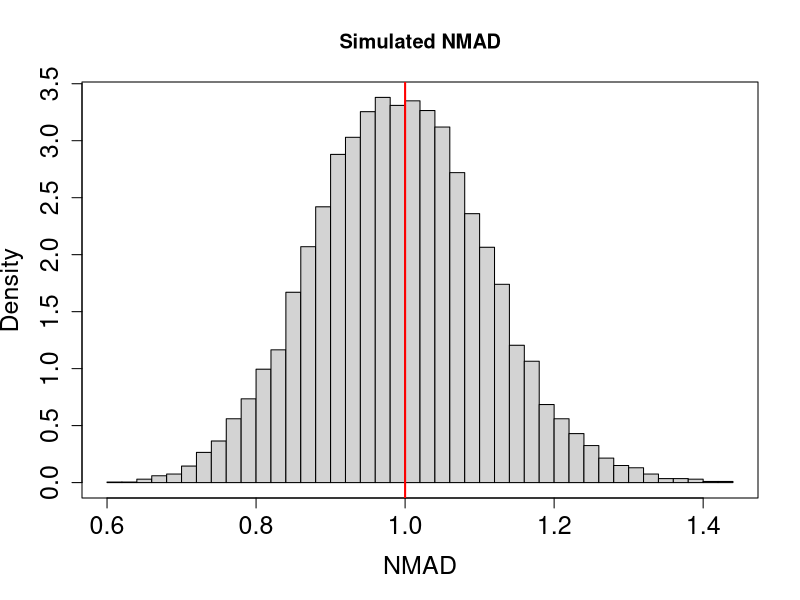
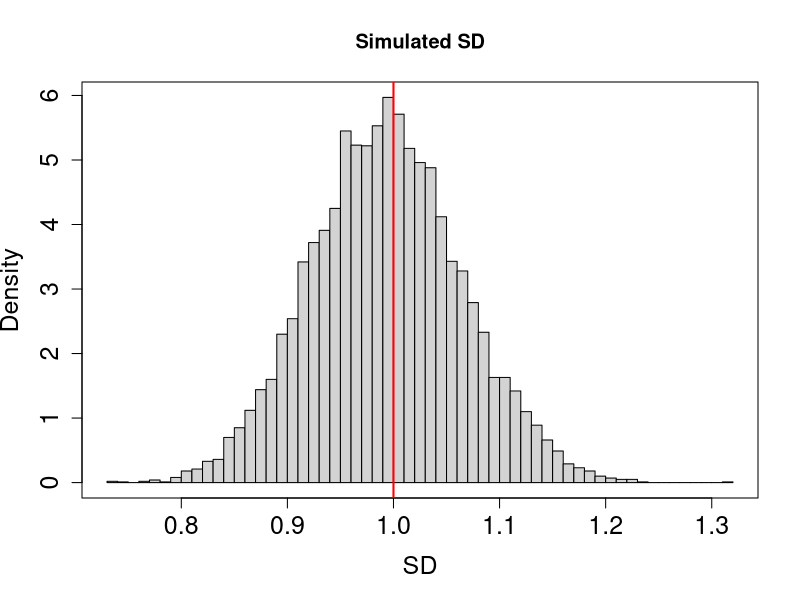
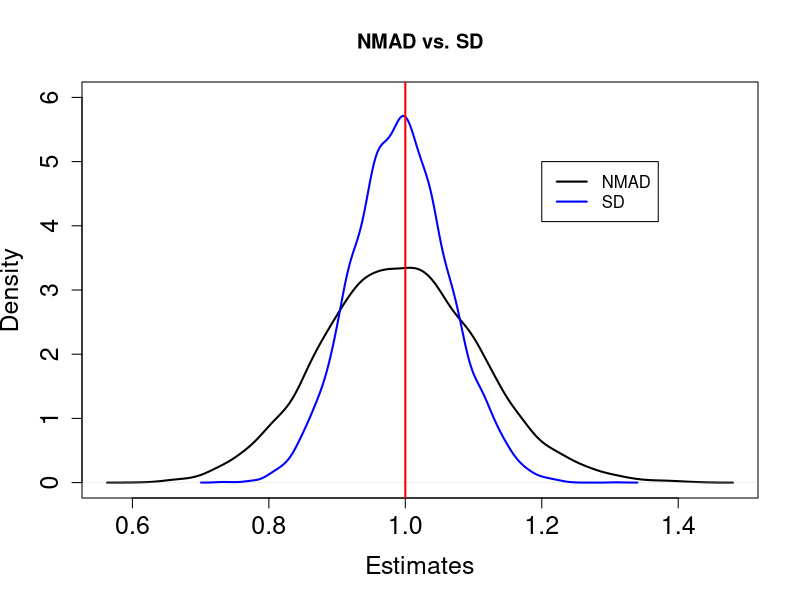
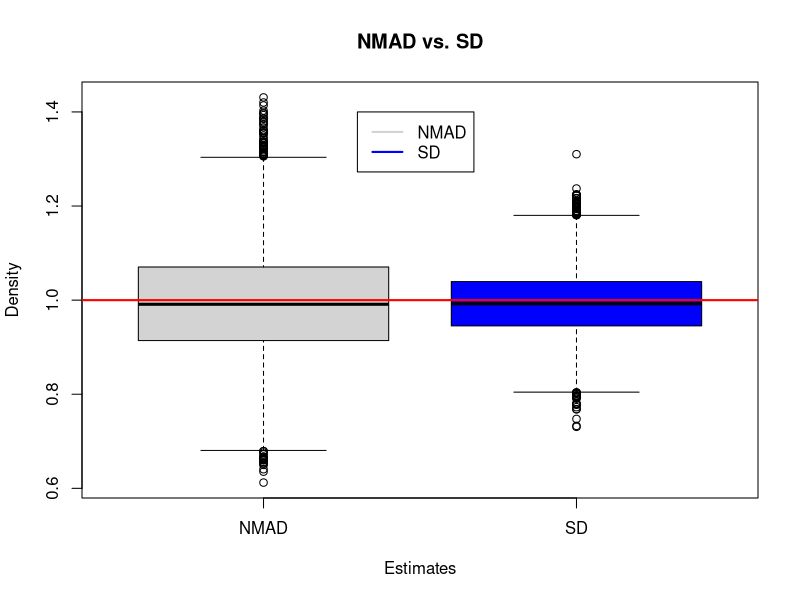
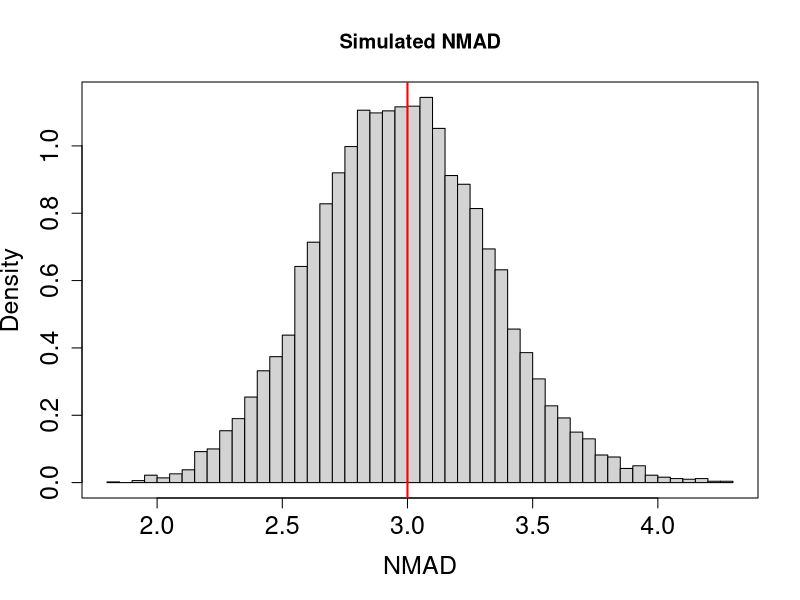
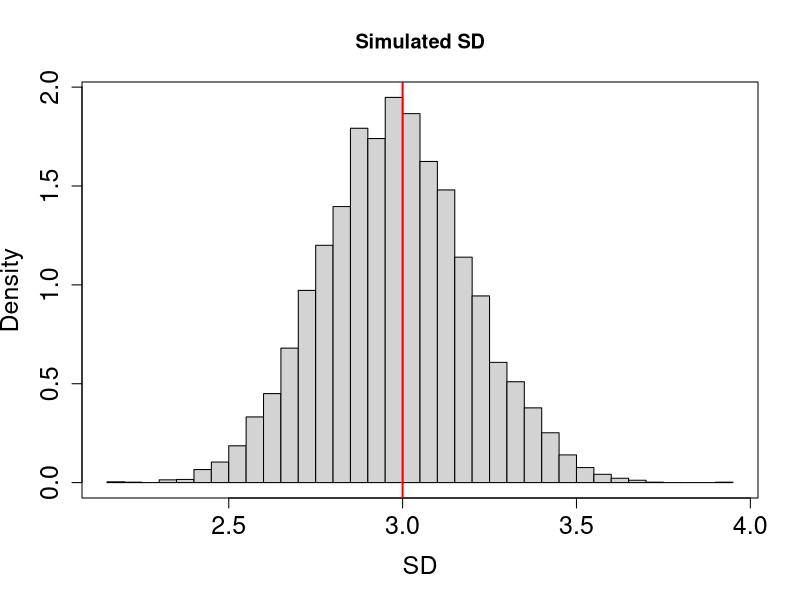
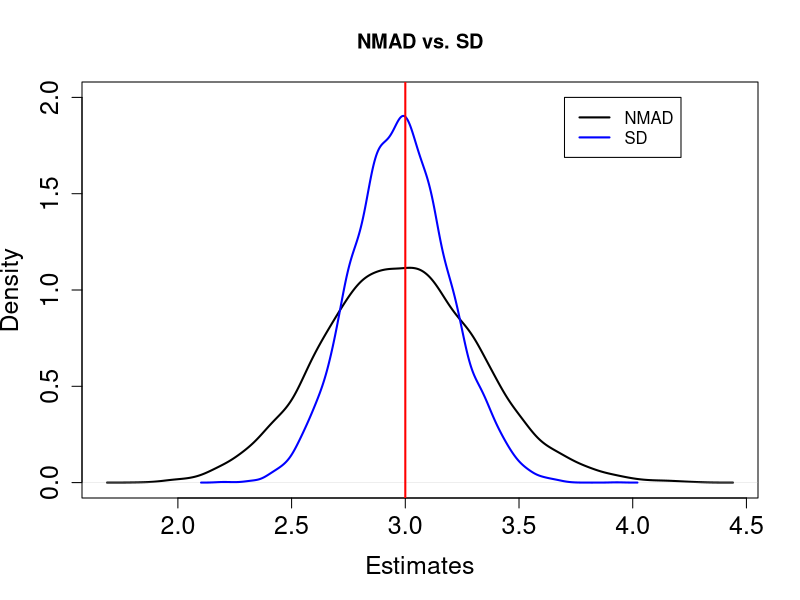
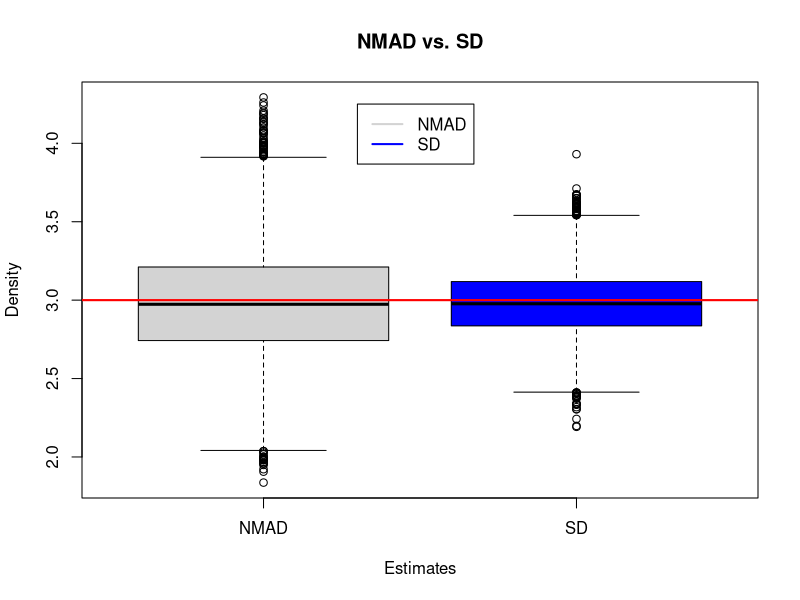

The R source for these figures, in order:
rm(list=ls())

# Normalised Median Absolute Deviation
b <- 1/qnorm(0.75) # Normalisation constant
NMAD <- function(data)  b*median( abs(data - median(data)))
# Sample standard deviation
s.sigma <- function(data) sqrt( mean((data - mean(data))^2) )

# Number of samples
M <- 10000
# Sample size
ns <- 100

##############################################################################
# Data generated from a standard normal distribution
##############################################################################
sim.nmad <- sim.sigma <- vector()

for(i in 1:M){
  set.seed(i)
  data0 <- rnorm(ns, 0, 1)
  sim.nmad[i] <- NMAD(data0)
  sim.sigma[i] <- s.sigma(data0)
}

# Histogram of the NMADs
hist(sim.nmad, probability = T, xlab = "NMAD", ylab = "Density", main = "Simulated NMAD", breaks = 50, 
     cex.axis = 1.5, cex.lab = 1.5)
box()
abline(v = 1, lwd = 2, col = "red")

# Histogram of the SDs
hist(sim.sigma, probability = T, xlab = "SD", ylab = "Density", main = "Simulated SD", breaks = 50, 
     cex.axis = 1.5, cex.lab = 1.5)
box()
abline(v = 1, lwd = 2, col = "red")


# Smooth density comparison
plot(density(sim.nmad), col="black", ylim = c(0,6), lwd = 2, 
     xlab = "Estimates", ylab = "Density", main = "NMAD vs. SD",
     cex.axis = 1.5, cex.lab = 1.5)
points(density(sim.sigma), col="blue", type = "l", lwd = 2)
abline(v = 1, lwd = 2, col = "red")
legend(1.2, 5, legend=c("NMAD", "SD"),
       col=c("black", "blue"), lty=1, cex=1, lwd = 2)

# Boxplot comparison
boxplot(sim.nmad, sim.sigma, names = c("NMAD","SD"), col=c('lightgray','blue'),
        xlab = "Estimates", ylab = "Density", main = "NMAD vs. SD")
abline(h = 1, lwd = 2, col = "red")
legend(1.3, 1.4, legend=c("NMAD", "SD"),
       col=c('lightgray','blue'), lty=1, cex=1, lwd = 2)        


##############################################################################
# Data generated from a normal distribution with sd = 3
##############################################################################
sim.nmad <- sim.sigma <- vector()

for(i in 1:M){
  set.seed(i)
  data0 <- rnorm(ns, 0, 3)
  sim.nmad[i] <- NMAD(data0)
  sim.sigma[i] <- s.sigma(data0)
}

# Histogram of the NMADs
hist(sim.nmad, probability = T, xlab = "NMAD", ylab = "Density", main = "Simulated NMAD", breaks = 50, 
     cex.axis = 1.5, cex.lab = 1.5)
box()
abline(v = 3, lwd = 2, col = "red")

# Histogram of the SDs
hist(sim.sigma, probability = T, xlab = "SD", ylab = "Density", main = "Simulated SD", breaks = 50, 
     cex.axis = 1.5, cex.lab = 1.5)
box()
abline(v = 3, lwd = 2, col = "red")


# Smooth density comparison
plot(density(sim.nmad), col="black", ylim = c(0,2), lwd = 2, 
     xlab = "Estimates", ylab = "Density", main = "NMAD vs. SD",
     cex.axis = 1.5, cex.lab = 1.5)
points(density(sim.sigma), col="blue", type = "l", lwd = 2)
abline(v = 3, lwd = 2, col = "red")
legend(3.7, 2, legend=c("NMAD", "SD"),
       col=c("black", "blue"), lty=1, cex=1, lwd = 2)

# Boxplot comparison
boxplot(sim.nmad, sim.sigma, names = c("NMAD","SD"), col=c('lightgray','blue'),
        xlab = "Estimates", ylab = "Density", main = "NMAD vs. SD")
abline(h =3, lwd = 2, col = "red")
legend(1.3, 4.25, legend=c("NMAD", "SD"),
       col=c('lightgray','blue'), lty=1, cex=1, lwd = 2)  


#############################################################################################
# Data simulated from a contaminated normal data
# 95% simulated from a normal distribution and 5% simulated from a t distribution with 2.5 df
#############################################################################################

sim.nmad <- sim.sigma <- vector()

for(i in 1:M){
  set.seed(i)
  data0 <- c(rnorm(ns*0.95, 0, 1), rt(ns*0.05, df = 2.5) )
  sim.nmad[i] <- NMAD(data0)
  sim.sigma[i] <- s.sigma(data0)
}

# Histogram of the NMADs
hist(sim.nmad, probability = T, xlab = "NMAD", ylab = "Density", main = "Simulated NMAD", breaks = 50, 
     cex.axis = 1.5, cex.lab = 1.5)
box()
abline(v = 1, lwd = 2, col = "red")

# Proportion of estimates smaller than 1
mean(sim.nmad < 1)

# Histogram of the SDs
hist(sim.sigma, probability = T, xlab = "SD", ylab = "Density", main = "Simulated SD", breaks = 100, 
     cex.axis = 1.5, cex.lab = 1.5)
box()
abline(v = 1, lwd = 2, col = "red")

# Proportion of estimates smaller than 1
mean(sim.sigma < 1)


# Smooth density comparison
plot(density(sim.nmad), col="black", xlim = c(0.5,1.6), ylim = c(0,5), lwd = 2, 
     xlab = "Estimates", ylab = "Density", main = "NMAD vs. SD",
     cex.axis = 1.5, cex.lab = 1.5)
points(density(sim.sigma), col="blue", type = "l", lwd = 2)
abline(v = 1, lwd = 2, col = "red")
legend(1.2, 5, legend=c("NMAD", "SD"),
       col=c("black", "blue"), lty=1, cex=1, lwd = 2)


# Boxplot comparison
boxplot(sim.nmad, sim.sigma, names = c("NMAD","SD"), col=c('lightgray','blue'),
        xlab = "Estimates", ylab = "Density", main = "NMAD vs. SD")
abline(h =1, lwd = 2, col = "red")
legend(1.3, 4.25, legend=c("NMAD", "SD"),
       col=c('lightgray','blue'), lty=1, cex=1, lwd = 2)  

###################################################################################################
# Data simulated from a contaminated normal data
# 90% simulated from a normal distribution and 10% simulated from a t distribution with 2.5 df
###################################################################################################

sim.nmad <- sim.sigma <- vector()

for(i in 1:M){
  set.seed(i)
  data0 <- c(rnorm(ns*0.90, 0, 1), rt(ns*0.10, df = 2.5) )
  sim.nmad[i] <- NMAD(data0)
  sim.sigma[i] <- s.sigma(data0)
}

# Histogram of the NMADs
hist(sim.nmad, probability = T, xlab = "NMAD", ylab = "Density", main = "Simulated NMAD", breaks = 50, 
     cex.axis = 1.5, cex.lab = 1.5)
box()
abline(v = 1, lwd = 2, col = "red")

# Proportion of estimates smaller than 1
mean(sim.nmad < 1)

# Histogram of the SDs
hist(sim.sigma, probability = T, xlab = "SD", ylab = "Density", main = "Simulated SD", breaks = 100, 
     cex.axis = 1.5, cex.lab = 1.5)
box()
abline(v = 1, lwd = 2, col = "red")

# Proportion of estimates smaller than 1
mean(sim.sigma < 1)

# Smooth density comparison
plot(density(sim.nmad), col="black", xlim = c(0.5,2), ylim = c(0,5), lwd = 2, 
     xlab = "Estimates", ylab = "Density", main = "NMAD vs. SD",
     cex.axis = 1.5, cex.lab = 1.5)
points(density(sim.sigma), col="blue", type = "l", lwd = 2)
abline(v = 1, lwd = 2, col = "red")
legend(1.2, 5, legend=c("NMAD", "SD"),
       col=c("black", "blue"), lty=1, cex=1, lwd = 2)

# Boxplot comparison
boxplot(sim.nmad, sim.sigma, names = c("NMAD","SD"), col=c('lightgray','blue'),
        xlab = "Estimates", ylab = "Density", main = "NMAD vs. SD")
abline(h =1, lwd = 2, col = "red")
legend(1.3, 10, legend=c("NMAD", "SD"),
       col=c('lightgray','blue'), lty=1, cex=1, lwd = 2)  
